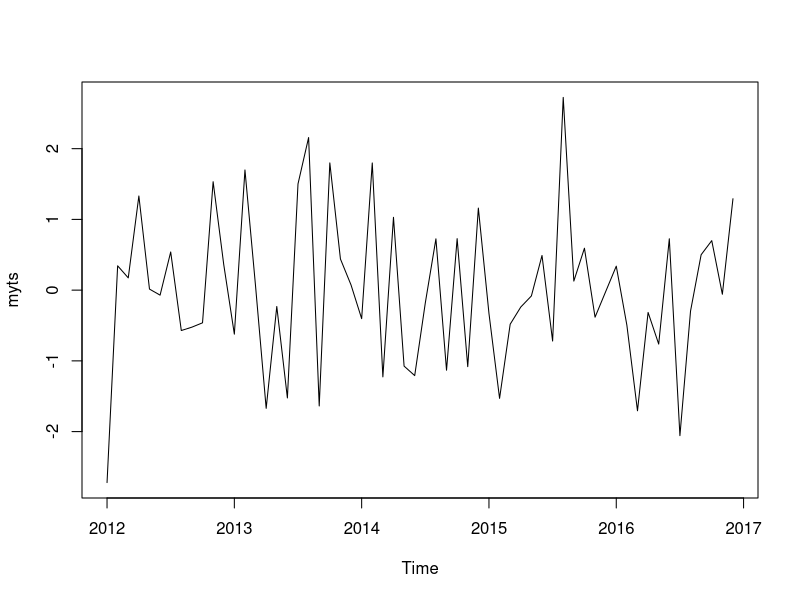

The R script that drew this image:

install.packages("forecast")
install.packages("ggplot2")
install.packages("urca")
install.packages("lmtest")
install.packages("seasonal")
install.packages("seasonalview")

#cria uma serie temporal normalmente distribuida
myts = rnorm(60)
myts = ts(myts,start = c(2012,1), end=c(2016,12), frequency=12)
plot(myts)
